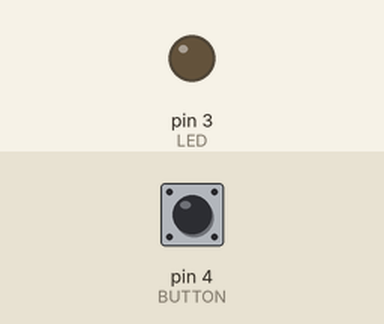
The sketch below on a simulated Arduino Uno, built with avr-gcc and run on an emulated ATmega328P. Parts: output pins drawn as LEDs (lit = HIGH). The inputs (shaded band) are chosen by the test bench; at power-on: pin 4 (BUTTON) LOW.

Above: at 1.2 s.
1.3 s: pin 4 (BUTTON) pulled HIGH for 0.15 s
At 1.37 s:
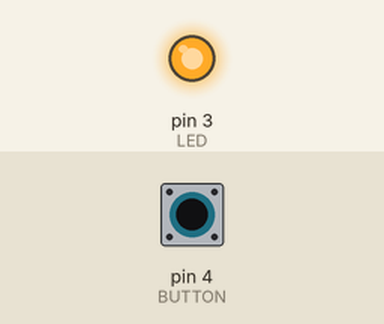
2.9 s: pin 4 (BUTTON) pulled HIGH for 3.2 s
At 7.3 s:
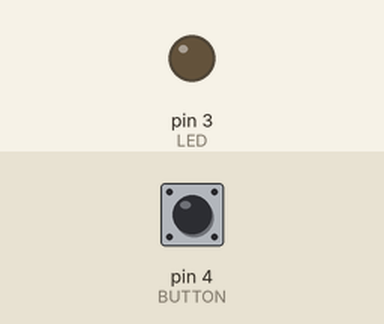
Timing chart, 0 to 8.8 s (numbered marks = the images above; inputs shaded):
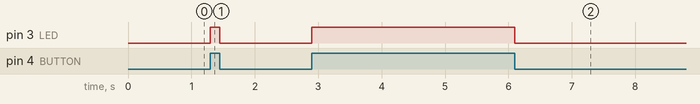

The sketch:

led.ino
```cpp
const int BUTTON = 4;
const int LED = 3;
int BUTTONstate = 0;

void setup()
{
  pinMode(BUTTON, INPUT);
  pinMode(LED, OUTPUT);
}

void loop()
{
  button();

}

void button(){
    BUTTONstate = digitalRead(BUTTON);
  if (BUTTONstate == HIGH)
  {
    digitalWrite(LED, HIGH);
  }
  else{
    digitalWrite(LED, LOW);
  }
}
```

Measured:
- after the input at 1.3 s, pin 3 (LED): LOW → HIGH at once, → LOW 0.15 s later
- after the input at 2.9 s, pin 3 (LED): LOW → HIGH at once, → LOW 3.2 s later
